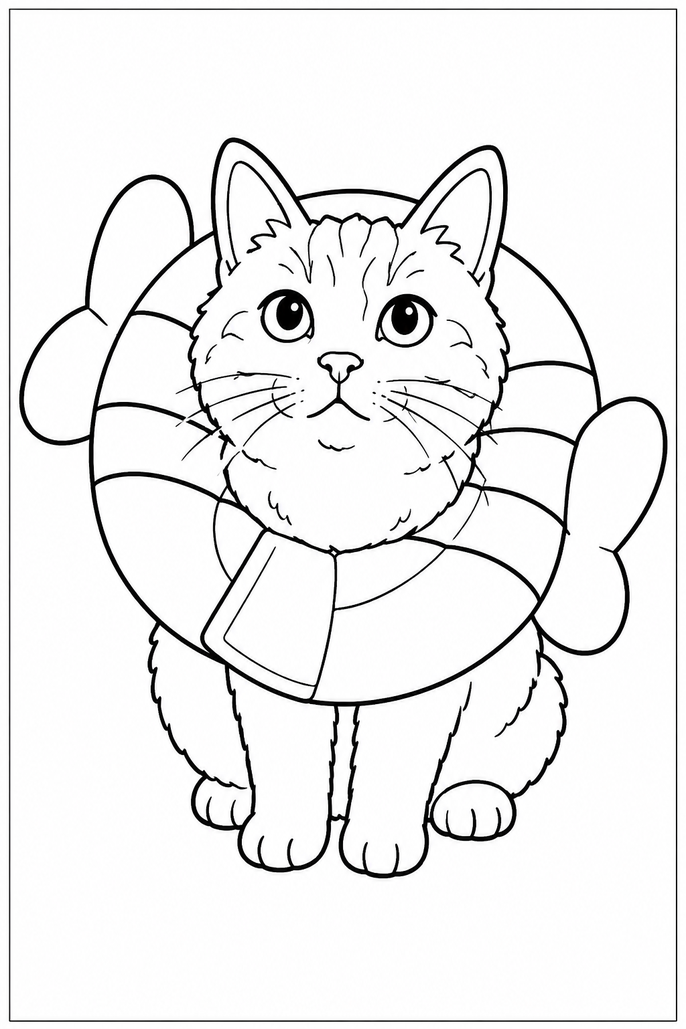
#> input picture chatGPT/cat1.png, 686 x 1029 px, shrunk from 1024 x 1536 before the run, found by its file name
$ python coloring_book_high_contrast_test.py
#> lines starting #> are read from the running program, lines starting #| are printed output that depends on the picture; after the words box and inside, x2 and y2 are one past the last pixel; in counts of white or black regions, pixels touching at a corner belong together
#> in main, source is the input picture: PIL image 686x1029 RGB; mean R, G, B 238.7, 238.6, 238.7
### coloring_book_no_ai.py
from __future__ import annotations

import argparse
from pathlib import Path

import numpy as np
from PIL import Image, ImageChops, ImageFilter, ImageOps


SUPPORTED_INPUTS = {".jpg", ".jpeg", ".png", ".webp", ".bmp", ".tif", ".tiff"}
SUPPORTED_OUTPUTS = {".png", ".jpg", ".jpeg", ".pdf"}


# [54 lines left out: function parse_args, not called in this run]


def default_output_path(input_path: Path) -> Path:
    return Path("outputs") / f"{input_path.stem}_coloring.png"


# [7 lines left out: function validate_paths, not called in this run]


def make_coloring_page(
    image: Image.Image,
    style: str = "outline",
    threshold: int = 25,
    blur: float = 5.0,
    levels: int = 4,
    line_width: int = 2,
) -> Image.Image:
#> called with style = 'outline', threshold = 25, blur = 5, levels = 4, line_width = 2
    threshold = max(0, min(255, threshold))

    gray = ImageOps.grayscale(image)
    gray = ImageOps.autocontrast(gray)

    if style == "detail":
        line_art = detail_line_art(gray, threshold=threshold, blur=blur)
    else:
        line_art = outline_line_art(
            gray,
            threshold=threshold,
            blur=blur,
            levels=levels,
        )

    line_art = remove_tiny_speckles(line_art)

    if line_width > 1:
        line_art = line_art.filter(ImageFilter.MinFilter(size=(line_width * 2) - 1))

    return line_art.convert("RGB")


# [5 lines left out: function detail_line_art, not called in this run]


def outline_line_art(
    gray: Image.Image,
    threshold: int,
    blur: float,
    levels: int,
) -> Image.Image:
#> called with threshold = 25, blur = 5, levels = 4
    smoothed = gray.filter(ImageFilter.GaussianBlur(radius=max(0.0, blur)))
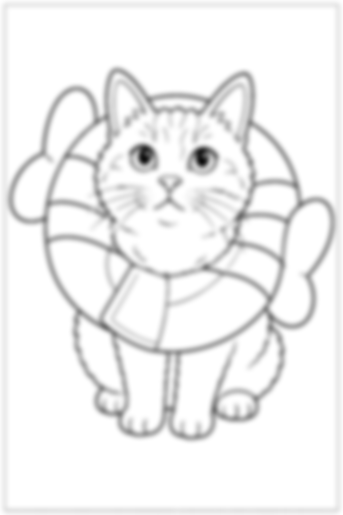
#> smoothed: PIL image 686x1029 L (shown at 1/2 size); min 12, max 255, mean 241
    gray_array = np.asarray(smoothed, dtype=np.uint8)
    quantized = quantize(gray_array, levels=max(2, min(16, levels)))
    edge_array = sobel_magnitude(quantized)
    return threshold_to_line_art(Image.fromarray(edge_array), threshold)


def threshold_to_line_art(image: Image.Image, threshold: int) -> Image.Image:
    edge_array = np.asarray(image, dtype=np.uint8)
    line_array = np.where(edge_array >= threshold, 0, 255).astype(np.uint8)
    return Image.fromarray(line_array)


def quantize(array: np.ndarray, levels: int) -> np.ndarray:
#> called with levels = 4
    step = max(1, 256 // levels)
    return ((array // step) * step).astype(np.uint8)
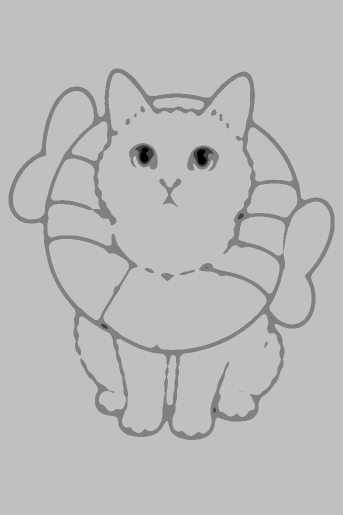
#> returned value: shape (1029, 686) (shown at 1/2 size); min 0, max 192, mean 186.8


def sobel_magnitude(array: np.ndarray) -> np.ndarray:
    padded = np.pad(array.astype(np.float32), 1, mode="edge")
    gx = (
        -padded[:-2, :-2]
        + padded[:-2, 2:]
        - (2 * padded[1:-1, :-2])
        + (2 * padded[1:-1, 2:])
        - padded[2:, :-2]
        + padded[2:, 2:]
    )
    gy = (
        -padded[:-2, :-2]
        - (2 * padded[:-2, 1:-1])
        - padded[:-2, 2:]
        + padded[2:, :-2]
        + (2 * padded[2:, 1:-1])
        + padded[2:, 2:]
    )
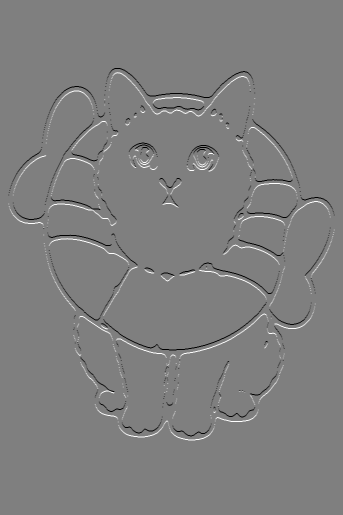
#> gy: shape (1029, 686) float32 (shown at 1/2 size); min -256, max 256, mean 0; drawn with min black and max white
    magnitude = np.hypot(gx, gy)
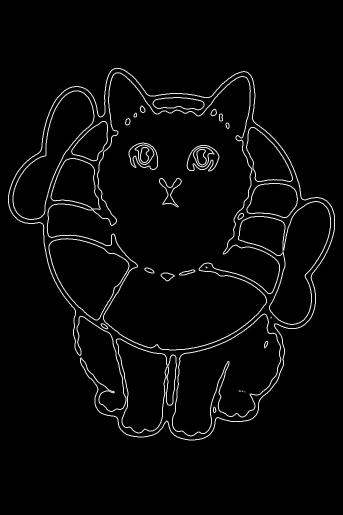
#> magnitude: shape (1029, 686) float32 (shown at 1/2 size); min 0, max 286.2, mean 9.2; drawn with min black and max white
    max_value = magnitude.max()
#> max_value = 286.2
    if max_value == 0:
        return np.zeros_like(array, dtype=np.uint8)
    return np.clip((magnitude / max_value) * 255, 0, 255).astype(np.uint8)
#> in threshold_to_line_art, `line_array = np.where(edge_array >= threshold, 0, 255).astype(np.uint8)`:
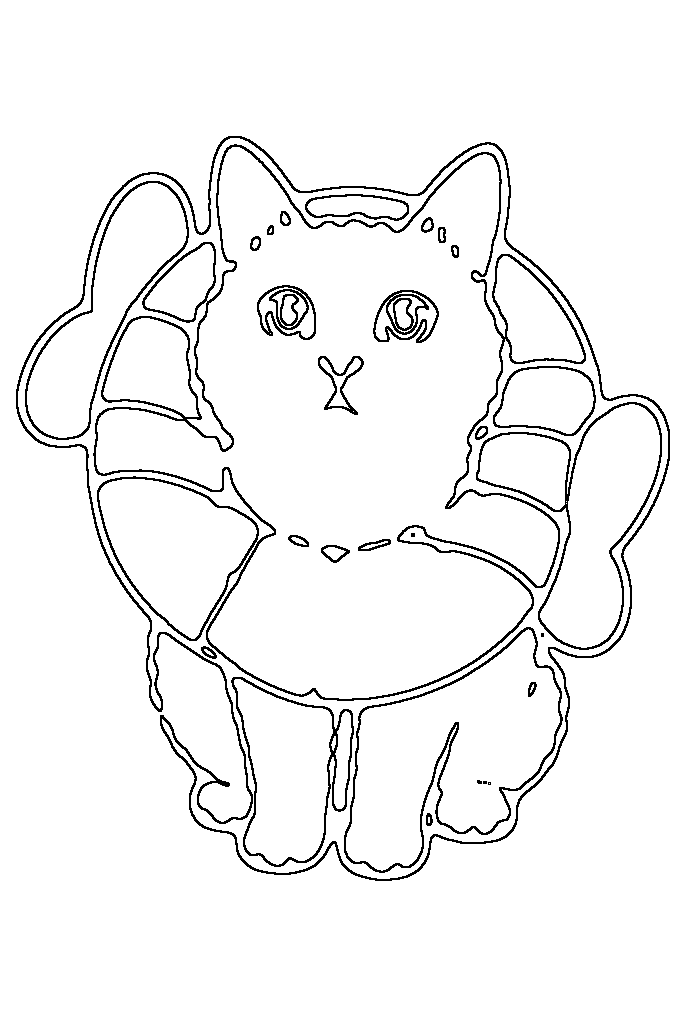
#> line_array: shape (1029, 686); 95.6% white; black in thin lines or dots, all inside (x1, y1, x2, y2) = (16, 136, 670, 881)


def remove_tiny_speckles(image: Image.Image) -> Image.Image:
    # Median filtering removes isolated dots while preserving most outlines.
    return image.filter(ImageFilter.MedianFilter(size=3))


def fit_to_a4_pdf(image: Image.Image, dpi: int = 300) -> Image.Image:
#> called with dpi = 300
    width_px = int(8.27 * dpi)
    height_px = int(11.69 * dpi)
    margin_px = int(0.35 * dpi)

    page = Image.new("RGB", (width_px, height_px), "white")
#> page: PIL image 2481x3507 RGB; every value is 255
    max_width = width_px - (margin_px * 2)
    max_height = height_px - (margin_px * 2)

    fitted = ImageOps.contain(image, (max_width, max_height))
    x = (width_px - fitted.width) // 2
    y = (height_px - fitted.height) // 2
    page.paste(fitted, (x, y))
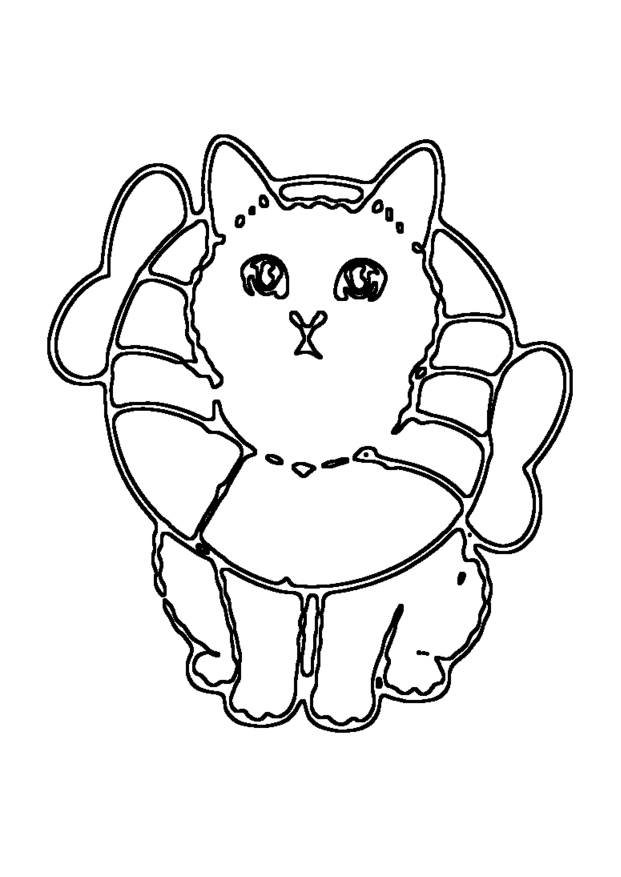
#> page: PIL image 2481x3507 RGB (shown at 1/4 size); min 0, max 255, mean 236.3
    return page


def save_output(image: Image.Image, output_path: Path, dpi: int) -> None:
    output_path.parent.mkdir(parents=True, exist_ok=True)

    suffix = output_path.suffix.lower()
    if suffix == ".pdf":
        page = fit_to_a4_pdf(image, dpi=dpi)
        page.save(output_path, "PDF", resolution=dpi)
        return

    if suffix in {".jpg", ".jpeg"}:
        image.save(output_path, quality=95)
        return

    image.save(output_path)


# [19 lines left out: function main, not called in this run]


# [2 lines that do not run on import are left out]

### coloring_book_high_contrast_test.py
from __future__ import annotations

import argparse
from pathlib import Path

from PIL import Image, ImageEnhance

from coloring_book_no_ai import make_coloring_page, save_output


def parse_args() -> argparse.Namespace:
    parser = argparse.ArgumentParser(
        description="Test coloring-book conversion with max-like brightness/contrast and minimum saturation."
    )
    parser.add_argument(
        "--input",
        default="background_removed/cat1.png",
        help="Input image path. Default: background_removed/cat1.png.",
    )
    parser.add_argument(
        "--output-dir",
        default="output2",
        help="Directory for test outputs. Default: output2.",
    )
    parser.add_argument(
        "--brightness",
        type=float,
        default=2.0,
        help="Brightness factor. 1.0 is original; 2.0 is a strong maximum-style test.",
    )
    parser.add_argument(
        "--contrast",
        type=float,
        default=2.0,
        help="Contrast factor. 1.0 is original; 2.0 is a strong maximum-style test.",
    )
    parser.add_argument(
        "--saturation",
        type=float,
        default=0.0,
        help="Saturation factor. 0.0 removes all color.",
    )
    return parser.parse_args()


def apply_test_adjustments(
    image: Image.Image,
    brightness: float,
    contrast: float,
    saturation: float,
) -> Image.Image:
    adjusted = ImageEnhance.Color(image.convert("RGB")).enhance(saturation)
    adjusted = ImageEnhance.Brightness(adjusted).enhance(brightness)
    adjusted = ImageEnhance.Contrast(adjusted).enhance(contrast)
    return adjusted


def main() -> None:
    args = parse_args()
    input_path = Path(args.input)
    output_dir = Path(args.output_dir)
    output_dir.mkdir(parents=True, exist_ok=True)

    with Image.open(input_path) as source:
        adjusted = apply_test_adjustments(
            source,
            brightness=args.brightness,
            contrast=args.contrast,
            saturation=args.saturation,
        )

    adjusted_path = output_dir / "cat1_01_brightness_2_contrast_2_saturation_0.png"
    final_png_path = output_dir / "cat1_02_coloring_page.png"
    final_pdf_path = output_dir / "cat1_03_coloring_page_a4.pdf"

    adjusted.save(adjusted_path)

    coloring_page = make_coloring_page(adjusted)
    save_output(coloring_page, final_png_path, dpi=300)
    save_output(coloring_page, final_pdf_path, dpi=300)

    print(f"Saved: {adjusted_path}")
    print(f"Saved: {final_png_path}")
    print(f"Saved: {final_pdf_path}")


if __name__ == "__main__":
    main()

$ run again, with chatGPT/cat2.png copied over chatGPT/cat1.png
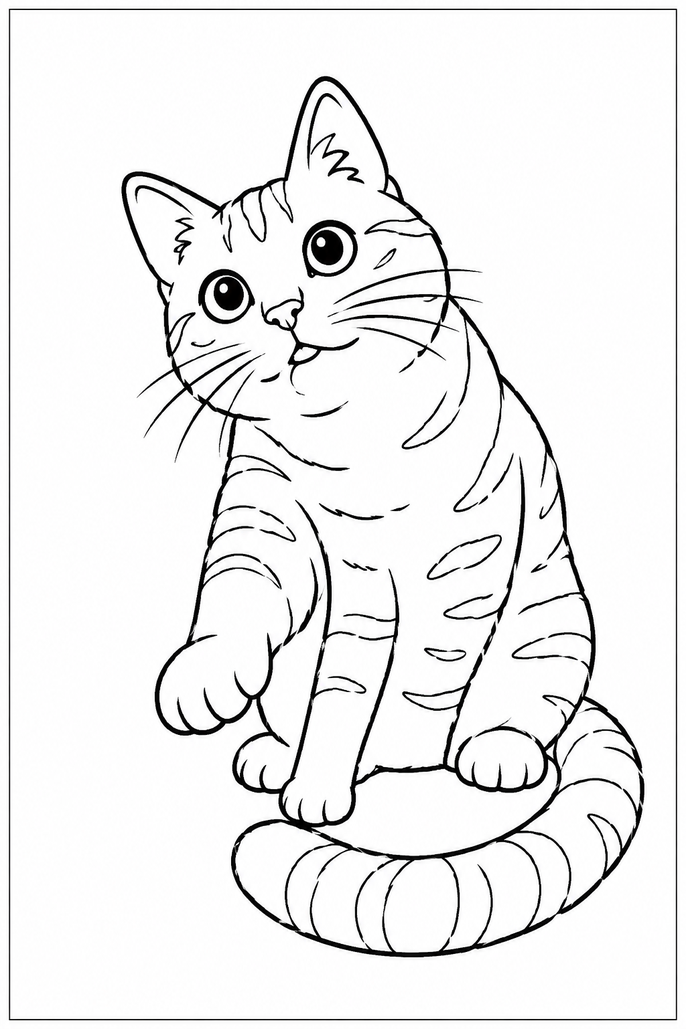
#> input picture chatGPT/cat2.png, 686 x 1029 px, shrunk from 1024 x 1536 before the run, found by its file name
#> in main, source is the input picture: PIL image 686x1029 RGB; mean R, G, B 239.1, 239, 239.1
#> in sobel_magnitude, `magnitude = np.hypot(gx, gy)`:
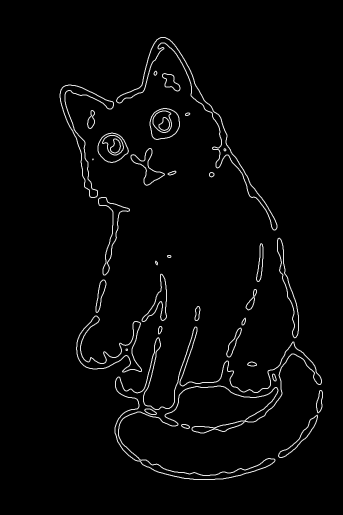
#> magnitude: shape (1029, 686) float32 (shown at 1/2 size); min 0, max 286.2, mean 7.2; drawn with min black and max white
#> max_value = 286.2
#> line_array: shape (1029, 686); 96.5% white; black in thin lines or dots, all inside (x1, y1, x2, y2) = (119, 74, 646, 960)
#> line_art: PIL image 686x1029 L; 93.2% white; 30 black regions, largest, box (x1, y1, x2, y2) and area: (228, 652, 645, 961) 15899, (231, 73, 556, 462) 7170, (118, 168, 261, 552) 5464
#> in fit_to_a4_pdf, `page.paste(fitted, (x, y))`:
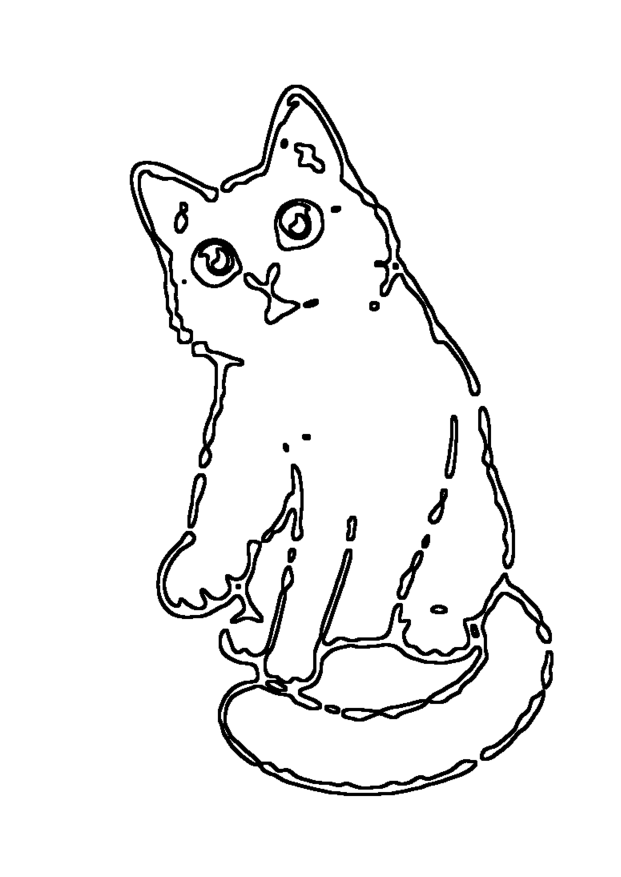
#> page: PIL image 2481x3507 RGB (shown at 1/4 size); min 0, max 255, mean 240.5

$ run again, with chatGPT/cat3.png copied over chatGPT/cat1.png
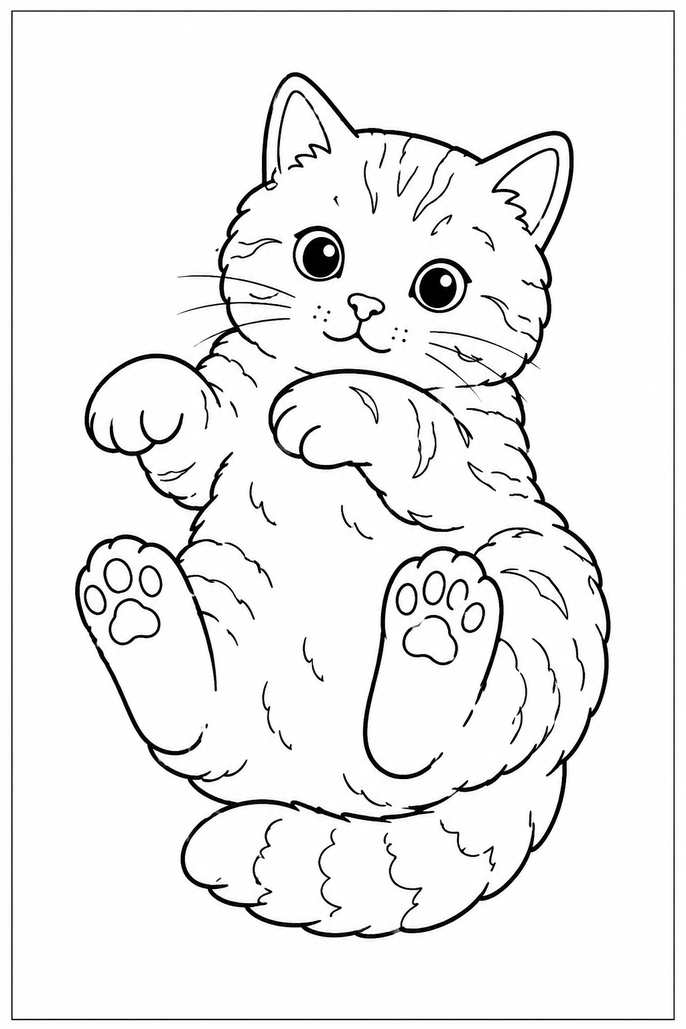
#> input picture chatGPT/cat3.png, 686 x 1029 px, shrunk from 1024 x 1536 before the run, found by its file name
#> in main, source is the input picture: PIL image 686x1029 RGB; mean R, G, B 239.4, 239.3, 239.5
#> in sobel_magnitude, `magnitude = np.hypot(gx, gy)`:
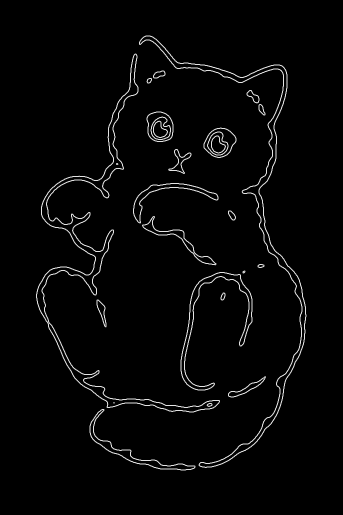
#> magnitude: shape (1029, 686) float32 (shown at 1/2 size); min 0, max 286.2, mean 7.2; drawn with min black and max white
#> max_value = 286.2
#> line_array: shape (1029, 686); 96.5% white; black in thin lines or dots, all inside (x1, y1, x2, y2) = (72, 71, 613, 941)
#> line_art: PIL image 686x1029 L; 93.1% white; 19 black regions, largest, box (x1, y1, x2, y2) and area: (71, 106, 441, 826) 15153, (277, 70, 614, 937) 13193, (360, 543, 506, 782) 4842
#> in fit_to_a4_pdf, `page.paste(fitted, (x, y))`:
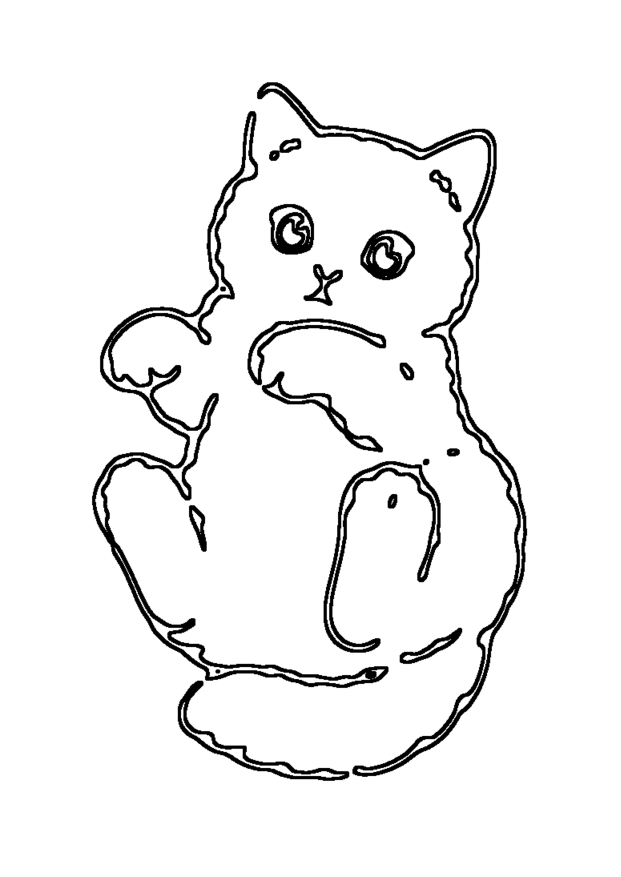
#> page: PIL image 2481x3507 RGB (shown at 1/4 size); min 0, max 255, mean 240.4
